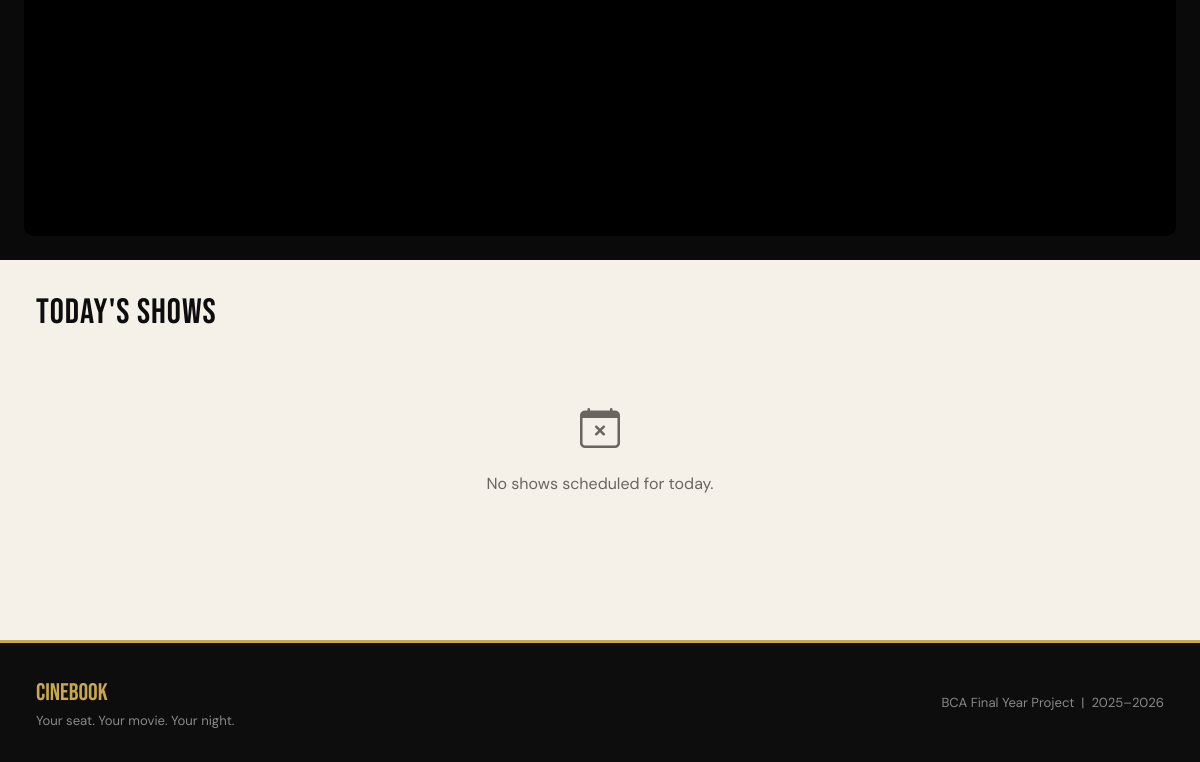
/movie/1 (lower part), run on an earlier commit of the app's database.
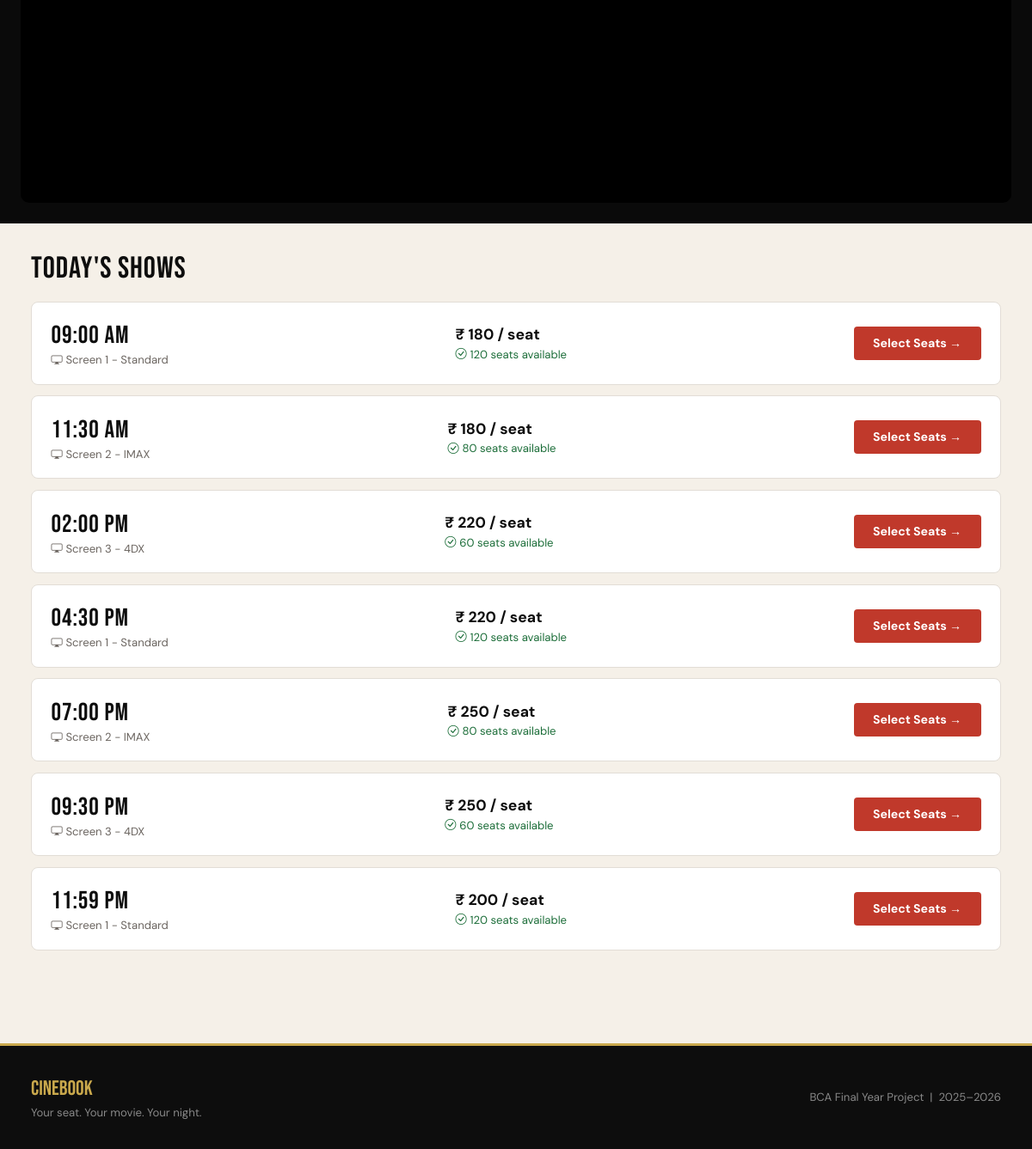
And on a later commit of the database.
### models.py (models this page shows)
class Show(db.Model):
    __tablename__ = 'shows'
    id = db.Column(db.Integer, primary_key=True)
    movie_id = db.Column(db.Integer, db.ForeignKey('movies.id'), nullable=False)
    screen_id = db.Column(db.Integer, db.ForeignKey('screens.id'), nullable=False)
    show_date = db.Column(db.Date, nullable=False)
    show_time = db.Column(db.String(20), nullable=False)
    ticket_price = db.Column(db.Float, nullable=False, default=200.0)
    available_seats = db.Column(db.Integer, nullable=False)
    bookings = db.relationship('Booking', backref='show', lazy=True)

class Screen(db.Model):
    __tablename__ = 'screens'
    id = db.Column(db.Integer, primary_key=True)
    name = db.Column(db.String(50), nullable=False)
    total_seats = db.Column(db.Integer, nullable=False)
    shows = db.relationship('Show', backref='screen', lazy=True)

### app.py (the view)
@app.route('/movie/<int:movie_id>')
def movie_detail(movie_id):
    movie = Movie.query.get_or_404(movie_id)
    shows = Show.query.filter_by(movie_id=movie_id, show_date=date.today()).all()
    return render_template('movie_detail.html', movie=movie, shows=shows)

### templates/movie_detail.html (shortened to what this page needs)
{% extends "base.html" %}
{% block content %}
{% if movie.trailer_url %}
<div class="trailer-section">
  {% set yt_id = movie.trailer_url.split('/embed/')[1] %}
  <div class="trailer-thumb" id="trailerThumb" onclick="playTrailer('{{ movie.trailer_url }}')">
  </div>
</div>
{% endif %}
<div class="shows-section">
  <div class="container-fluid">
    <h2 class="section-title mb-3">Today's Shows</h2>
    {% if shows %}
      {% for show in shows %}
      <div class="show-card">
        <div>
          <div class="show-time">{{ show.show_time }}</div>
          <div class="show-screen"><i class="bi bi-display me-1"></i>{{ show.screen.name }}</div>
        </div>
        <div>
          <div class="show-price">₹ {{ "%.0f"|format(show.ticket_price) }} / seat</div>
          {% if show.available_seats == 0 %}
            <div class="seats-low"><i class="bi bi-x-circle me-1"></i>Housefull</div>
          {% elif show.available_seats < 10 %}
            <div class="seats-low"><i class="bi bi-exclamation-circle me-1"></i>Only {{ show.available_seats }} left!</div>
          {% else %}
            <div class="seats-ok"><i class="bi bi-check-circle me-1"></i>{{ show.available_seats }} seats available</div>
          {% endif %}
        </div>
        {% if show.available_seats > 0 %}
          <a href="/book/{{ show.id }}" class="btn-select">Select Seats →</a>
        {% else %}
          <button class="btn-full" disabled>Housefull</button>
        {% endif %}
      </div>
      {% endfor %}
    {% else %}
      <div class="no-shows">
        <i class="bi bi-calendar-x" style="font-size:2.5rem;display:block;margin-bottom:.8rem"></i>
        No shows scheduled for today.
      </div>
    {% endif %}
  </div>
</div>
{% endblock %}

What changed in the data, as far as the page shows it:
added Show: show_time "09:00 AM", screen.name "Screen 1 - Standard", ticket_price "180", available_seats "120"
added Show: show_time "11:30 AM", screen.name "Screen 2 - IMAX", ticket_price "180", available_seats "80"
added Show: show_time "02:00 PM", screen.name "Screen 3 - 4DX", ticket_price "220", available_seats "60"
added Show: show_time "04:30 PM", screen.name "Screen 1 - Standard", ticket_price "220", available_seats "120"
added Show: show_time "07:00 PM", screen.name "Screen 2 - IMAX", ticket_price "250", available_seats "80"
added Show: show_time "09:30 PM", screen.name "Screen 3 - 4DX", ticket_price "250", available_seats "60"
added Show: show_time "11:59 PM", screen.name "Screen 1 - Standard", ticket_price "200", available_seats "120"
Also different on the page:
text no longer shown: "No shows scheduled for today."
